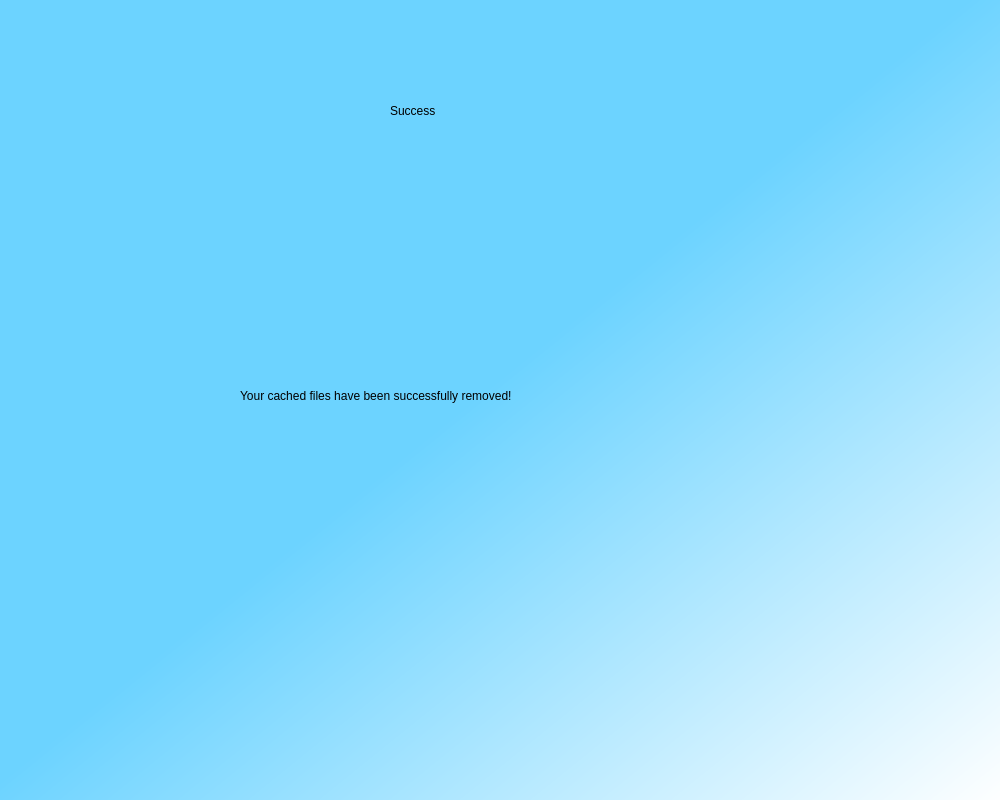
<?xml version="1.0" encoding="UTF-8"?>
<ui version="4.0">
 <class>Dialog</class>
 <widget class="QDialog" name="Dialog">
  <property name="geometry">
   <rect>
    <x>0</x>
    <y>0</y>
    <width>1000</width>
    <height>800</height>
   </rect>
  </property>
  <property name="windowTitle">
   <string>Dialog</string>
  </property>
  <property name="styleSheet">
   <string notr="true"/>
  </property>
  <widget class="QWidget" name="widget" native="true">
   <property name="geometry">
    <rect>
     <x>0</x>
     <y>0</y>
     <width>1011</width>
     <height>801</height>
    </rect>
   </property>
   <property name="styleSheet">
    <string notr="true">QWidget #widget{
background-color:qlineargradient(spread:pad, x1:0.479, y1:0.488273, x2:1, y2:1, stop:0 rgba(108, 211, 255, 255), stop:1 rgba(255, 255, 255, 255));}</string>
   </property>
   <widget class="QLabel" name="label">
    <property name="geometry">
     <rect>
      <x>390</x>
      <y>80</y>
      <width>211</width>
      <height>61</height>
     </rect>
    </property>
    <property name="styleSheet">
     <string notr="true">font: 75 36pt &quot;MS Shell Dlg 2&quot;;</string>
    </property>
    <property name="text">
     <string>Success</string>
    </property>
   </widget>
   <widget class="QLabel" name="label_2">
    <property name="geometry">
     <rect>
      <x>240</x>
      <y>370</y>
      <width>521</width>
      <height>51</height>
     </rect>
    </property>
    <property name="styleSheet">
     <string notr="true">font: 14pt &quot;MS Shell Dlg 2&quot;;</string>
    </property>
    <property name="text">
     <string>Your cached files have been successfully removed!</string>
    </property>
   </widget>
  </widget>
 </widget>
 <resources/>
 <connections/>
</ui>
